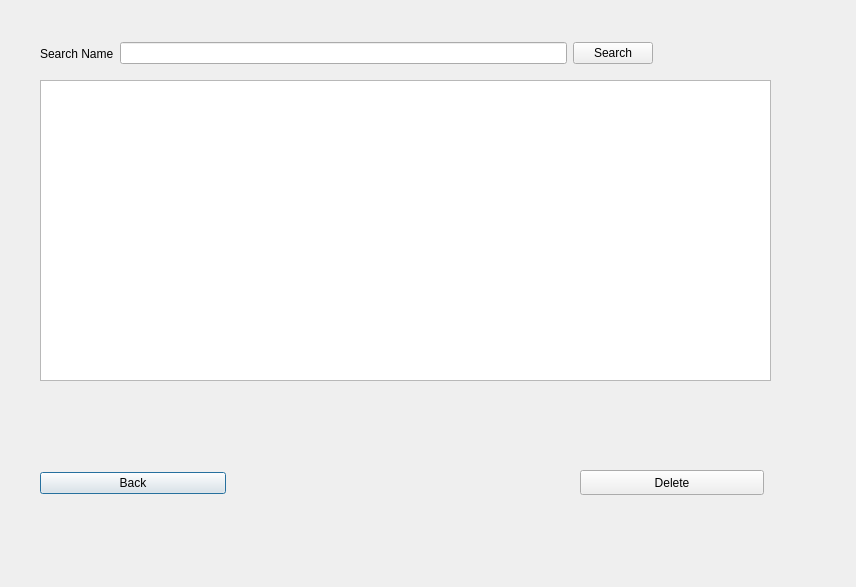
<?xml version="1.0" encoding="UTF-8"?>
<ui version="4.0">
 <class>userSearchAdminWindow</class>
 <widget class="QDialog" name="userSearchAdminWindow">
  <property name="geometry">
   <rect>
    <x>0</x>
    <y>0</y>
    <width>856</width>
    <height>587</height>
   </rect>
  </property>
  <property name="windowTitle">
   <string>Dialog</string>
  </property>
  <widget class="QWidget" name="layoutWidget">
   <property name="geometry">
    <rect>
     <x>40</x>
     <y>470</y>
     <width>186</width>
     <height>27</height>
    </rect>
   </property>
   <layout class="QHBoxLayout" name="horizontalLayout_2">
    <item>
     <widget class="QPushButton" name="pushButton_4">
      <property name="text">
       <string>Back</string>
      </property>
     </widget>
    </item>
   </layout>
  </widget>
  <widget class="QTableWidget" name="twUsers">
   <property name="geometry">
    <rect>
     <x>40</x>
     <y>80</y>
     <width>731</width>
     <height>301</height>
    </rect>
   </property>
  </widget>
  <widget class="QWidget" name="layoutWidget_2">
   <property name="geometry">
    <rect>
     <x>40</x>
     <y>40</y>
     <width>613</width>
     <height>27</height>
    </rect>
   </property>
   <layout class="QHBoxLayout" name="horizontalLayout">
    <item>
     <widget class="QLabel" name="label">
      <property name="text">
       <string>Search Name</string>
      </property>
     </widget>
    </item>
    <item>
     <widget class="QLineEdit" name="nameLine">
      <property name="minimumSize">
       <size>
        <width>400</width>
        <height>0</height>
       </size>
      </property>
     </widget>
    </item>
    <item>
     <widget class="QPushButton" name="searchButton">
      <property name="text">
       <string>Search</string>
      </property>
     </widget>
    </item>
   </layout>
  </widget>
  <widget class="QPushButton" name="pushButton">
   <property name="geometry">
    <rect>
     <x>580</x>
     <y>470</y>
     <width>184</width>
     <height>25</height>
    </rect>
   </property>
   <property name="text">
    <string>Delete</string>
   </property>
  </widget>
 </widget>
 <resources/>
 <connections/>
</ui>
